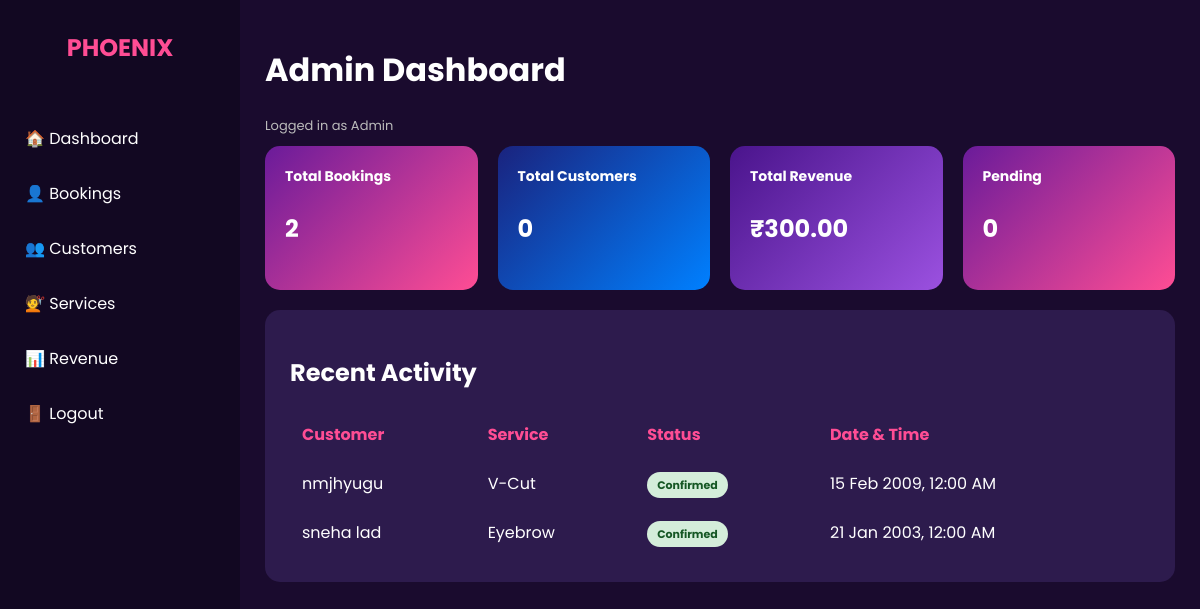
The app's page /admin.php (signed in), older data.
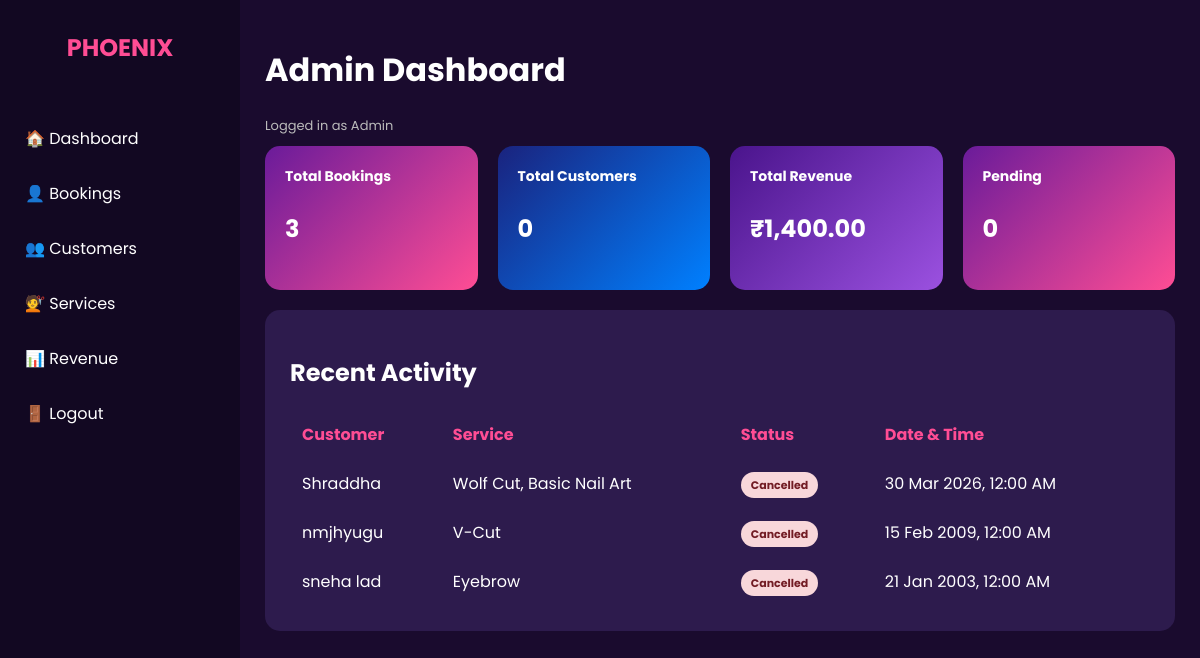
The same page, newer data.
### tables this page shows
CREATE TABLE `bookings` (
  `id` int(11) NOT NULL,
  `booking_id` varchar(20) NOT NULL,
  `customer_name` varchar(255) NOT NULL,
  `email` varchar(255) DEFAULT NULL,
  `phone` varchar(15) NOT NULL,
  `booking_date` date NOT NULL,
  `booking_time` time NOT NULL,
  `specialist` varchar(100) DEFAULT NULL,
  `services` text NOT NULL,
  `total_amount` decimal(10,2) NOT NULL,
  `status` varchar(50) DEFAULT 'Confirmed',
  `created_at` timestamp NOT NULL DEFAULT CURRENT_TIMESTAMP
);

### admin.php (the view, shortened to what this page needs)
<?php
include "db_config.php";
$totalBookings   = 0;
$totalCustomers  = 0;
$totalRevenue    = 0;
$pendingBookings = 0;
$result = $conn->query("SELECT COUNT(*) as cnt FROM bookings");
if ($result) { $row = $result->fetch_assoc(); $totalBookings = $row['cnt']; }
$result = $conn->query("SELECT COUNT(*) as cnt FROM customers");
if ($result) { $row = $result->fetch_assoc(); $totalCustomers = $row['cnt']; }
$result = $conn->query("SELECT SUM(total_amount) as sum FROM bookings");
if ($result) { $row = $result->fetch_assoc(); $totalRevenue = $row['sum'] ? $row['sum'] : 0; }
$result = $conn->query("SELECT COUNT(*) as cnt FROM bookings WHERE status='Pending'");
if ($result) { $row = $result->fetch_assoc(); $pendingBookings = $row['cnt']; }
$recentActivity = $conn->query("
    SELECT customer_name, services, status, booking_date
    FROM bookings
    ORDER BY booking_date DESC
    LIMIT 10
");
?>
<!DOCTYPE html>
<html>
<head>
</head>
<body>
<div class="sidebar">
    <div class="logo">PHOENIX</div>
    <ul>
        <li><a href="admin.php">🏠 Dashboard</a></li>
        <li><a href="bookings.php">👤 Bookings</a></li>
        <li><a href="customers.php">👥 Customers</a></li>
        <li><a href="services.php">💇 Services</a></li>
        <li><a href="revenue.php">📊 Revenue</a></li>
        <li><a href="logout.php">🚪 Logout</a></li>
    </ul>
</div>
<div class="main">
    <h1>Admin Dashboard</h1>
    <p class="admin-info">Logged in as Admin</p>
    <div class="cards">
        <div class="card pink">
            <h3>Total Bookings</h3>
            <p><?= $totalBookings ?></p>
        </div>
        <div class="card blue">
            <h3>Total Customers</h3>
            <p><?= $totalCustomers ?></p>
        </div>
        <div class="card purple">
            <h3>Total Revenue</h3>
            <p>₹<?= number_format($totalRevenue, 2) ?></p>
        </div>
        <div class="card pink">
            <h3>Pending</h3>
            <p><?= $pendingBookings ?></p>
        </div>
    </div>
    <div class="data-box">
        <h2>Recent Activity</h2>
        <table>
            <tr>
                <th>Customer</th>
                <th>Service</th>
                <th>Status</th>
                <th>Date & Time</th>
            </tr>
            <?php if ($recentActivity && $recentActivity->num_rows > 0): ?>
                <?php while ($row = $recentActivity->fetch_assoc()): ?>
                    <?php $statusClass = strtolower($row['status']); ?>
                    <tr>
                        <td><?= htmlspecialchars($row['customer_name']) ?></td>
                        <td><?= htmlspecialchars($row['services']) ?></td>
                        <td><span class="status <?= $statusClass ?>"><?= htmlspecialchars($row['status']) ?></span></td>
                        <td><?= date("d M Y, h:i A", strtotime($row['booking_date'])) ?></td>
                    </tr>
                <?php endwhile; ?>
            <?php else: ?>
                <tr><td colspan="4">No recent activity</td></tr>
            <?php endif; ?>
        </table>
    </div>
</div>
</body>
</html>

Row changes from the older to the newer data that the page shows:
added bookings: customer_name "Shraddha", services "Wolf Cut, Basic Nail Art", status "Cancelled", booking_date "30 Mar 2026, 12:00 AM"
changed bookings "nmjhyugu": status "Confirmed" → "Cancelled"
changed bookings "sneha lad": status "Confirmed" → "Cancelled"
Text that changed along with them:
$totalBookings: "2" → "3"
$totalRevenue: "300.00" → "1,400.00"
